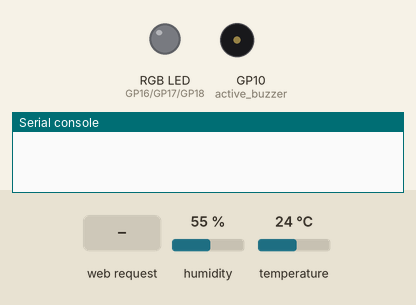
This program was run on a simulated Raspberry Pi Pico running MicroPython. Parts: an RGB LED mixed from three pins (HIGH = lit), buzzer (waves = sounding, pin HIGH), the last lines printed to the serial console. Inputs (shaded band) come from the test bench; at power-on: humidity 55 %, temperature 24 °C. WiFi joins after 1.5 s.

Above: at 0.1 s.
At 3.2 s:
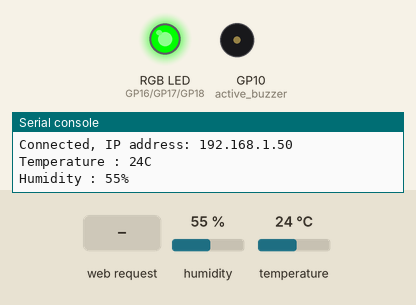
3.3 s: HTTP request GET /?buzzer=on received
At 3.8 s:
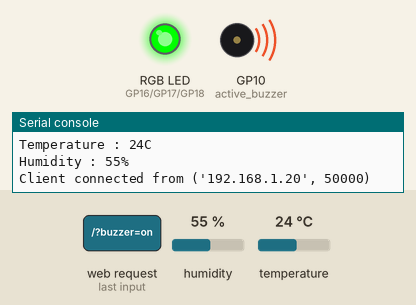
Timing chart, 0 to 6.3 s (numbered marks = the images above; inputs shaded):
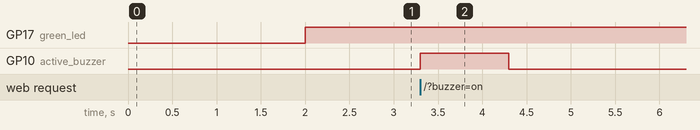

Measured:
- after the input at 3.3 s, GP10 (active_buzzer): LOW → HIGH at once, → LOW 1.0 s later

The program:

main.py
```python
import socket
import network
from machine import Pin
from time import sleep
from webpage import generate_html
import dht

active_buzzer = Pin(10, Pin.OUT)
vibration_sensor = Pin(11, Pin.IN)
atmospheric_sensor = dht.DHT11(Pin(12))
red_led = Pin(16, Pin.OUT)
green_led = Pin(17, Pin.OUT)
blue_led = Pin(18, Pin.OUT)


# Connect to Wi-Fi
wlan = network.WLAN(network.STA_IF)
wlan.active(True)
wlan.connect("Tenda_84B8E8", "Alex2024")

while not wlan.isconnected():
    sleep(1)

print("Connected, IP address:", wlan.ifconfig()[0])

# Setup server
addr = socket.getaddrinfo('0.0.0.0', 80)[0][-1]
s = socket.socket()
s.setsockopt(socket.SOL_SOCKET, socket.SO_REUSEADDR, 1)
s.bind(addr)
s.listen(1)


red_led.value(0)
green_led.value(0)
blue_led.value(0)
while True:
    green_led.value(1)
    atmospheric_sensor.measure()
    temperature = atmospheric_sensor.temperature()
    humidity = atmospheric_sensor.humidity()
    response = generate_html(temperature, humidity, vibration_sensor.value())

    print("Temperature : {}C".format(temperature))
    print("Humidity : {}%".format(humidity))

    if (temperature > 40 or humidity > 80) or vibration_sensor.value():
        active_buzzer.value(1)
        green_led.value(0)
        if temperature > 40 or humidity > 80:
            red_led.value(1)
        if vibration_sensor.value():
            blue_led.value(1)
        sleep(1)
        active_buzzer.value(0)
        red_led.value(0)
        blue_led.value(0)
        green_led.value(1)

    cl, addr = s.accept()
    print('Client connected from', addr)
    cl_file = cl.makefile('rwb', 0)

    request = cl_file.readline().decode('utf-8')
    if "buzzer=on" in request:
        active_buzzer.value(1)
        sleep(1)
        active_buzzer.value(0)
        cl.send(b"HTTP/1.1 302 Found\r\n")
        cl.send(b"Location: /\r\n")
        cl.send(b"Connection: close\r\n")
        cl.send(b"\r\n")
        cl.close()
        continue

    while True:
        line = cl_file.readline()
        if not line or line == b'\r\n':
            break

    cl.send('HTTP/1.0 200 OK\r\nContent-type: text/html\r\n\r\n')
    cl.send(response)
    cl.close()

    sleep(1)
```

webpage.py
```python
def html_too_hot():
    return """<!DOCTYPE html>
<html>
<head>
    <title>Monitorizare RPi Pico W</title>
    <meta http-equiv="refresh" content="3">
    <style>
        body {
            background-color: red;
            color: white;
            font-family: Arial, sans-serif;
            text-align: center;
            padding: 40px;
        }
        h1 {
            font-size: 2em;
        }
    </style>
</head>
<body>
    <h1>TEMPERATURE/HUMIDITY IS VERY HIGH</h1>
</body>
</html>"""

def html_earthquake():
    return """<!DOCTYPE html>
<html>
<head>
    <title>Monitorizare RPi Pico W</title>
    <meta http-equiv="refresh" content="3">
    <style>
        body {
            background-color: orange;
            color: black;
            font-family: Arial, sans-serif;
            text-align: center;
            padding: 40px;
        }
        h1 {
            font-size: 2em;
        }
    </style>
</head>
<body>
    <h1>EARTHQUAKE DETECTED</h1>
</body>
</html>"""

def generate_html(temp, hum, is_vibration):
    if temp > 40 or hum > 80:
        return html_too_hot()
    elif is_vibration:
        return html_earthquake()
    else:
        return f"""<!DOCTYPE html>
<html>
<head>
    <title>Monitorizare RPi Pico W</title>
    <meta http-equiv="refresh" content="3">
    <style>
        body {{
            font-family: Arial, sans-serif;
            background-color: #f0f0f0;
            color: #333;
            text-align: center;
            padding: 40px;
        }}
        h1 {{
            color: #0066cc;
            margin-bottom: 30px;
        }}
        p {{
            font-size: 1.5em;
            margin: 20px 0;
            background-color: #ffffff;
            padding: 15px;
            border-radius: 8px;
            box-shadow: 2px 2px 6px rgba(0,0,0,0.1);
            display: inline-block;
        }}
    </style>
</head>
<body>
    <h1>Date de la senzori</h1>
    <p>Temperatura: {temp}C</p>
    <p>Umiditate: {hum}%</p><br>
    <form action="/" method="get">
        <button type="submit" name="buzzer" value="on">Testeaza Buzzer-ul</button>
    </form>
</body>
</html>"""
```
